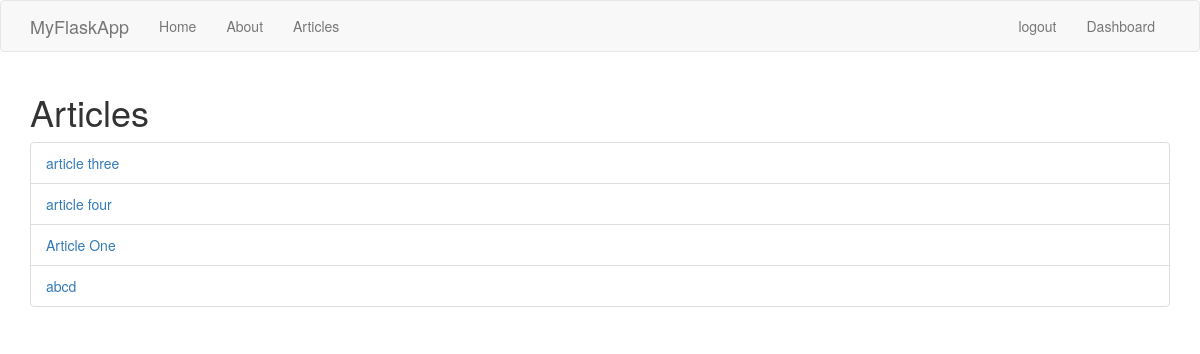
Page /articles (signed in) on the earlier database version.
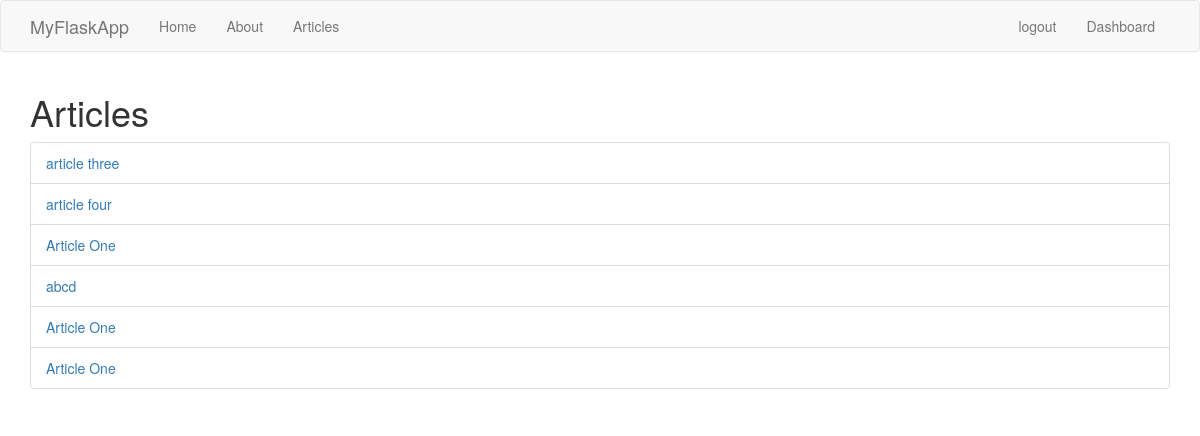
Same page on the later database version.
### tables this page shows
CREATE TABLE articles_fav (id INTEGER PRIMARY KEY AUTOINCREMENT, title varchar(255),
author varchar(100), body varchar(100), fav bit NOT NULL DEFAULT(0), create_date TIMESTAMP DEFAULT CURRENT_TIMESTAMP NOT NULL);

### firstApp.py (the view)
@app.route('/articles')
@is_logged_in
def articles():
    connection = sqlite3.connect('db/articles_fav.db')
    cursor = connection.cursor()
    result = cursor.execute("Select * from articles_fav")
    articles = cursor.fetchall()
    if result:
        return render_template('articles.html', articles=articles)
    else:
        return render_template('articles.html', msg = "No data found")

### firstApp.py (called while the page is built)
def is_logged_in(f):
    @wraps(f)
    def wrap(*args, **kwargs):
        if 'logged_in' in session:
            return f(*args, **kwargs)
        else:
            flash('Unauthorized, Please login', 'danger')
            return redirect(url_for('login'))
    return wrap

### templates/articles.html
{% extends 'layout.html' %}
{% block body %}
    <h1>Articles</h1>
    <ul class="list-group">
        {% for article in articles %}
            <li class="list-group-item"><a href="article/{{article[0]}}"> {{article[1]}} </a></li>
        {% endfor %}
    </ul>
{% endblock %}

### templates/layout.html (shortened to what this page needs)
<!DOCTYPE html>
<html>
  <head>
    <link rel="stylesheet" href="https://maxcdn.bootstrapcdn.com/bootstrap/3.3.7/css/bootstrap.min.css">
  </head>
  <body>
    {% include 'includes/_navbar.html' %}
    <div class="container">
        {% block body %}{% endblock %}
    </div>
  </body>
</html>

### templates/includes/_navbar.html (shortened to what this page needs)
<nav class="navbar navbar-default">
    <div class="container">
      <div class="navbar-header">
        <a class="navbar-brand" href="{{ url_for('home') }}">MyFlaskApp</a>
      </div>
      <div id="navbar" class="collapse navbar-collapse">
        <ul class="nav navbar-nav">
          <li><a href="{{ url_for('home') }}">Home</a></li>
          <li><a href="/about">About</a></li>
          <li><a href="/articles">Articles</a></li>
        </ul>
        <ul class="nav navbar-nav navbar-right">
            {% if session.logged_in %}
                <li><a href="/logout">logout</a></li>
                <li><a href="/dashboard">Dashboard</a></li>
            {% else %}
                <li><a href="/register">Register</a></li>
            {% endif %}
        </ul>
      </div>
    </div>
  </nav>

Differences in the rows shown:
added articles_fav: title "Article One"
added articles_fav: title "Article One"
